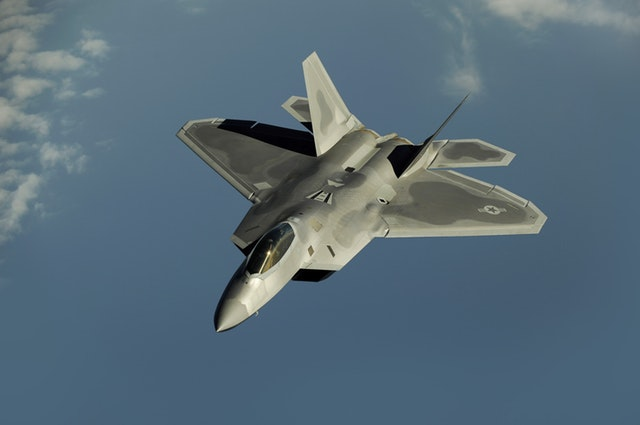
#> input picture ps_1/testImage3.jpg, 640 x 425 px
$ python realImageTest.py   (older library calls are emulated)
#> lines starting #> are read from the running program, lines starting #| are printed output that depends on the picture
### ps_1/energy_image.py
#!/usr/bin/python3
"""Code to compute the Energy of an image based on L-1 norm of gradients
"""

# Importing Modules
import imageio
import matplotlib.pyplot as plt
import numpy as np
from scipy import ndimage
from skimage import color
from skimage import filters

# Authorship Information
__author__ = "Harsh Bhate"
__email__ = "bhate@gatech.edu"

# Helper functions
def check_image(im):
    """Checks the dimensions and datatype of image
    Parameters
    ----------
    im : np.array (uint8)
        Input Array
    """
    dims = im.shape
    assert len(dims)==3, "Input dimension mismatch"
    assert dims[2]==3, "Input Image of depth 3"
    assert np.issubdtype(im.dtype, np.uint8), "Incorrect data type"

# [79 lines left out: functions view_image, view_all_image, new_energy_image, not called in this run]

# Energy Function
def energy_image(im):
    """Computes the energy of an image.
    Parameters
    ----------
    im : np.array (uint8)
        The original image of size M*N*3
    Output
    ------
    energy : np.array (double)
        The energy of the image
    """
    # Check image
    check_image(im)
    # Convert to grayscale
    gray_im = color.rgb2gray(im)
    gray_im = gray_im.astype(np.double)
    # Using gaussian blur to remove fine details
    gray_im = ndimage.gaussian_filter(gray_im, sigma=1)
    # Uncomment for Alternate gradients
    im_y = filters.scharr_v(gray_im)
    im_x = filters.scharr_h(gray_im)
    # Computing Gradients
    # Uncomment the following line to use alternate energy function (L-2 norm)
    # Returning Value
    return np.absolute(im_x) + np.absolute(im_y)


# Uncomment lines from here for testing
# Test functions
# [13 lines left out: functions test_check_image, test_energy_image, not called in this run]

# Main Function
# [2 lines that do not run on import are left out]

### ps_1/reduceHeight.py
#!/usr/bin/python3
"""Code to reduce height by 1 pixel"""

# Importing Modules
import imageio
import matplotlib.pyplot as plt
import numpy as np

# Importing Local Functions
from energy_image import *
from cumulative_minimum_energy_map import *
from find_optimal_horizontal_seam import *
from find_optimal_vertical_seam import *

# Authorship Information
__author__ = "Harsh Bhate"
__email__ = "bhate@gatech.edu"

def reduceHeight(im, energyImage):
    """Reduced the heigh of an image by remove the optimal horizontal seam
    Parameters
    ----------
    im : np.array (np.uint8)
        The image matrix
    energyImage :np.array (np.float64/double)
        Energy of the image
    Returns
    -------
    reducedImage : np.array (np.uint8)
        The reduced width image
    reducedEnergyImage : np.array (np.float64/double)
        The reduced width energy image
    """
    im_trans = np.transpose(im, axes=[1,0,2])
    h,w,c = im_trans.shape
    # Compute the cumulative horizontal energy of the image
    cumulativeEnergyMap = cumulative_minimum_energy_map(energyImage, 'HORIZONTAL')
    # Compute the optimal horizontal seam
    seam = find_optimal_horizontal_seam(cumulativeEnergyMap)
    # Generate Index list to delete
    xs = seam
    ys = [i for i in range(h)]
    # Removing seam from image
    mask = np.ones(im_trans.shape, dtype = bool)
    mask[ys, xs, :] = False
    reducedColorImage = im_trans[mask]
    reducedImage = np.transpose(reducedColorImage.reshape(h, w-1, c), axes=[1,0,2])
    # Computing new energy map
    reducedEnergyImage = energy_image(reducedImage)
    # Return the value
    return [reducedImage, reducedEnergyImage]

# [12 lines of commented-out code are left out]

### ps_1/cumulative_minimum_energy_map.py
#!/usr/bin/python3
"""Code to compute the cumulative minimum energy map"""

# Importing Modules
import imageio
import matplotlib.pyplot as plt
import numpy as np
from energy_image import *

# Authorship Information
__author__ = "Harsh Bhate"
__email__ = "bhate@gatech.edu"

# Helper Functions
# [24 lines left out: function view_heat_map, not called in this run]

# Minimum Energy map
def cumulative_minimum_energy_map(energyImage, seamDirection):
    """Computes the cumulative minimum energy map along a given direction
    Parameters
    ----------
    energyImage : np.array (np.double)
        The energy of each pixel in image computed by an energy function
    seamDirection : str
        Specifies direction of seam (VERTICAL OR HORIZONTAL)
    Returns
    -------
    cumulative_energy : np.array (np.double)
        The cumulative minimum energy map along a direction.
    """
    # Setting Seam Direction
    if seamDirection == 'VERTICAL':
        cumulative_energy = np.copy(energyImage)
    elif seamDirection == 'HORIZONTAL':
        cumulative_energy = np.transpose(np.copy(energyImage))
    else:
        return
    # Extracting energy info
    h, w = cumulative_energy.shape
    # Generating cumulative minimum energy map
    for row in range(1, h):
        prev_row = row - 1
        for col in range(1, w-1):
             cumulative_energy[row, col] = cumulative_energy[row, col] + np.min(cumulative_energy[prev_row, col-1:col+2])
        # Edge Cases
        cumulative_energy[row, 0] = cumulative_energy[row, 0] + np.min(cumulative_energy[prev_row, 0:2])
        cumulative_energy[row, w-1] = cumulative_energy[row, w-1] + np.min(cumulative_energy[prev_row, w-2:w])
    # Returning
    if seamDirection == 'HORIZONTAL':
        return np.transpose(cumulative_energy)
    return cumulative_energy

# Uncomment lines from here for testing
# Test functions
# [7 lines left out: function test_cumulative_minimum_energy_map, not called in this run]

# [2 lines that do not run on import are left out]

### ps_1/find_optimal_horizontal_seam.py
#!/usr/bin/python3
"""Code to compute the horizontal optimal seam"""

# Importing Modules
import imageio
import matplotlib.pyplot as plt
import numpy as np
from energy_image import *
from cumulative_minimum_energy_map import *

# Authorship Information
__author__ = "Harsh Bhate"
__email__ = "bhate@gatech.edu"

# Helper Functions

def find_optimal_horizontal_seam(cumulativeEnergyMap):
    """Computes the optimal horizontal seam
    Parameters
    ----------
    cumulativeEnergyMap : np.array (double)
        The cumulative minimum energy map
    Returns
    -------
    seam_vector : np.array
        Vector containing the column indices of the seam pixels for each column
    """
    # Extracting the shape of the energy map
    h,w = cumulativeEnergyMap.shape
    seam_vector = []
    # Computing the minimum energy map for last row
    seam_vector.append(np.argmin(cumulativeEnergyMap[:, w-1]))
    col = w-2
    # Iterating over every row
    while (col >= 0):
        if seam_vector[-1] == 0:
            seam_vector.append(
                np.argmin(cumulativeEnergyMap[0:2, col]))
        elif seam_vector[-1] == h-1:
            seam_vector.append(
                h
                - 2
                + np.argmin(cumulativeEnergyMap[h-2:h, col])
            )
        else:
            seam_vector.append(
                seam_vector[-1]
                - 1
                + np.argmin(cumulativeEnergyMap[seam_vector[-1]-1:seam_vector[-1]+2, col])
            )
        col = col - 1
    seam_vector.reverse()
    return seam_vector

# Uncomment lines from here for testing
# Test functions
# [9 lines left out: function test_find_optimal_horizontal_seam, not called in this run]

# [2 lines that do not run on import are left out]

### ps_1/realImageTest.py
#!/usr/bin/python3
"""Code to reduce height by 100 pixels"""

# Importing Modules
import imageio
import matplotlib.pyplot as plt
import numpy as np
from scipy.misc import imresize
from tqdm import tqdm

# Importing Local Functions
from energy_image import *
from reduceHeight import *
from reduceWidth import *

# Authorship Information
__author__ = "Harsh Bhate"
__email__ = "bhate@gatech.edu"

# The image list
imageList = ['testImage1.jpg', 'testImage2.jpg', 'testImage3.jpg']
# Select the image (0,1 or 2)
selectImage = 2
imagePath = imageList[selectImage]
# Loading the image
im = imageio.imread(imagePath)
#> im is the input picture: shape (425, 640, 3); mean R, G, B 87.2, 107.6, 120.6
h, w, c = im.shape
#> h = 425; w = 640; c = 3
# Computing the energy map
energy = energy_image(im)
#> in energy_image, `gray_im = color.rgb2gray(im)`:
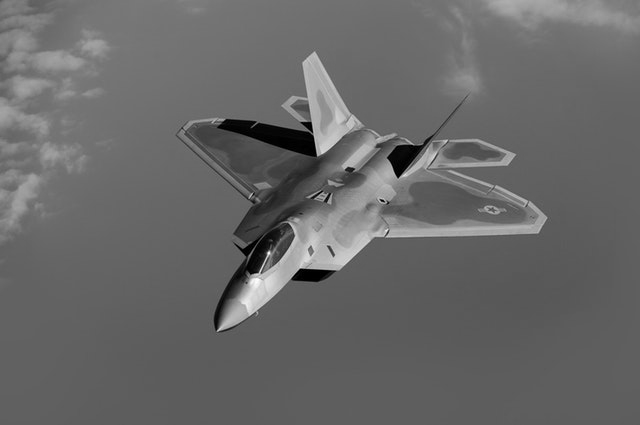
#> gray_im: shape (425, 640) float64; min 0, max 0.996, mean 0.409
#> in energy_image, `im_y = filters.scharr_v(gray_im)`:
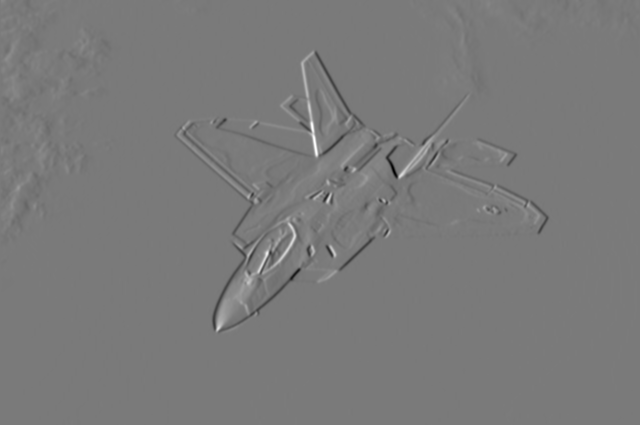
#> im_y: shape (425, 640) float64; min -0.411, max 0.445, mean -0.000133; drawn with min black and max white
#> in energy_image, `im_x = filters.scharr_h(gray_im)`:
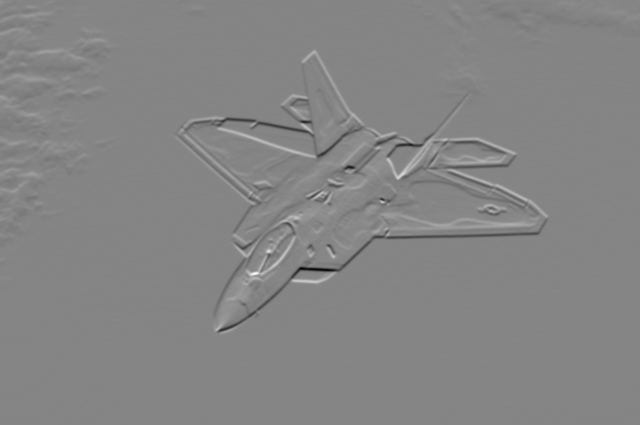
#> im_x: shape (425, 640) float64; min -0.476, max 0.434, mean -0.000563; drawn with min black and max white
#> in energy_image, `return np.absolute(im_x) + np.absolute(im_y)`:
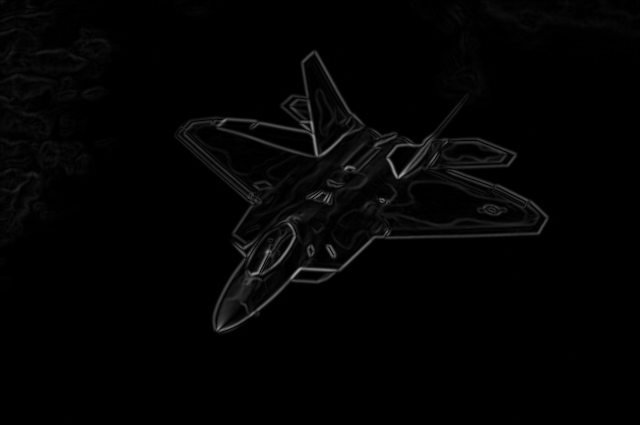
#> returned value: shape (425, 640) float64; min 0, max 0.64, mean 0.0145
# Reducing width
reductionSizeH = 100
reductionSizeW = 125
newShape = (h-reductionSizeH, w-reductionSizeW)
#> newShape = (325, 515)
# Seam Carving
newImg = np.copy(im)
newEnergy = np.copy(energy)
# for i in tqdm(range(reductionSizeW)):
#     newImg, newEnergy = reduceWidth(newImg, newEnergy)
for i in tqdm(range(reductionSizeH)):
#> (the run stopped early here; a loop or call above may not have finished)
